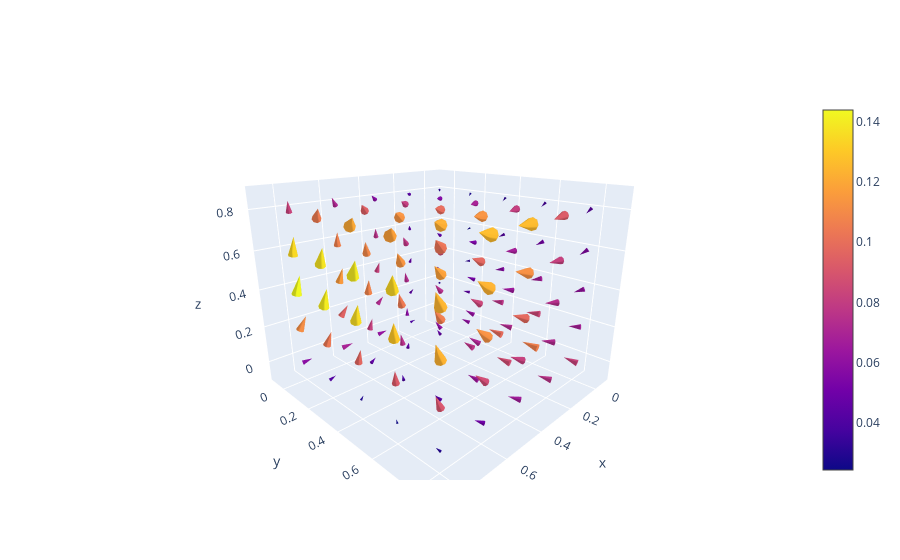

Source (notebook cell):
### Code cell
fig = go.Figure(data = go.Cone(
    x=results['x'],
    y=results['y'],
    z=results['z'],
    u=results['u'],
    v=results['v'],
    w=results['w'],
    # colorscale='Reds',
    # sizemode="absolute",
    # sizeref=40
))

fig.update_layout(
    
    scene=dict(aspectratio=dict(x=1, y=1, z=0.8),
               camera_eye=dict(x=1.2, y=1.2, z=0.6)),
    height=800,
)

fig.show()
